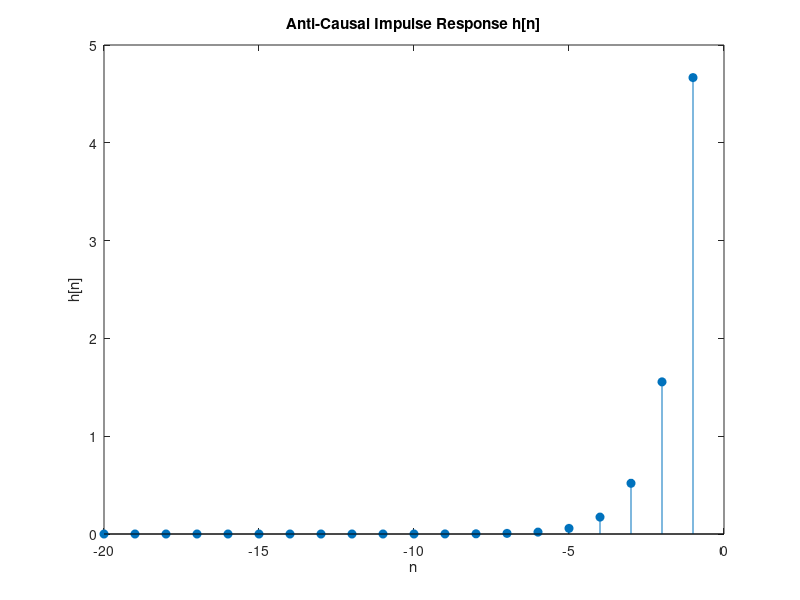
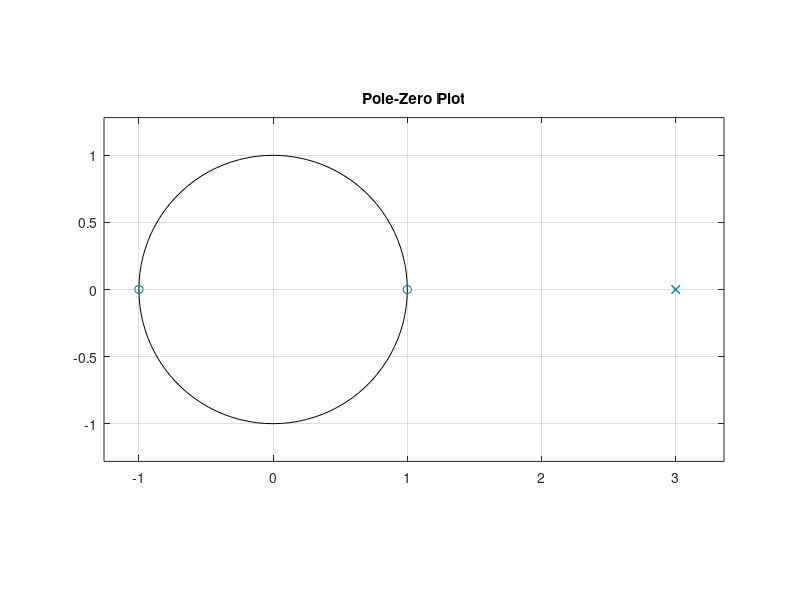
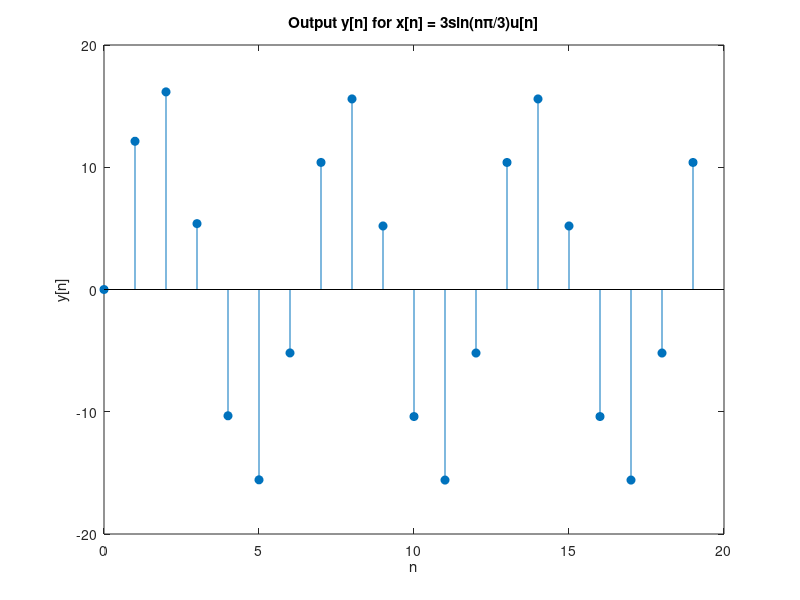

Write the MATLAB code that produced these figures, in order.
clc; clear; close all;

%% System Function H(z)
% H(z) = (z^2 - 1) / (z - 3)^2
num = [1 0 -1];     % z^2 - 1
den = [1 -6 9];     % (z - 3)^2 = z^2 - 6z + 9

%% a) Impulse Response (anti-causal)
% Use partial fraction expansion
[r, p, k] = residue(num, den);

% Anti-causal impulse response: valid for n < 0
N = 20;  % Number of samples
n = -N:-1;  % Negative time indices
h = zeros(size(n));
for i = 1:length(r)
    h = h + r(i) * (p(i)).^n;
end

figure;
stem(n, h, 'filled');
title('Anti-Causal Impulse Response h[n]');
xlabel('n'); ylabel('h[n]');

%% b) Difference Equation Representation
disp('Numerator coefficients (b):');
disp(num);
disp('Denominator coefficients (a):');
disp(den);

% Difference equation:
% a(1)*y[n] + a(2)*y[n+1] + a(3)*y[n+2] = b(1)*x[n] + b(2)*x[n+1] + b(3)*x[n+2]
% (note: future terms due to anti-causality)

%% c) Pole-Zero Plot
figure;
zplane(num, den);
title('Pole-Zero Plot');

%% d) Output y[n] for x[n] = 3*sin(n*pi/3)*u[n]
n_pos = 0:N-1;
x = 3 * sin(n_pos * pi / 3);  % causal input

% Flip impulse response for anti-causal convolution
h_flip = fliplr(h);

% Pad input to match anti-causal convolution
x_padded = [zeros(1, length(h_flip)-1), x];
y = conv(x_padded, h_flip, 'valid');

figure;
stem(n_pos, y, 'filled');
title('Output y[n] for x[n] = 3sin(nπ/3)u[n]');
xlabel('n'); ylabel('y[n]');
